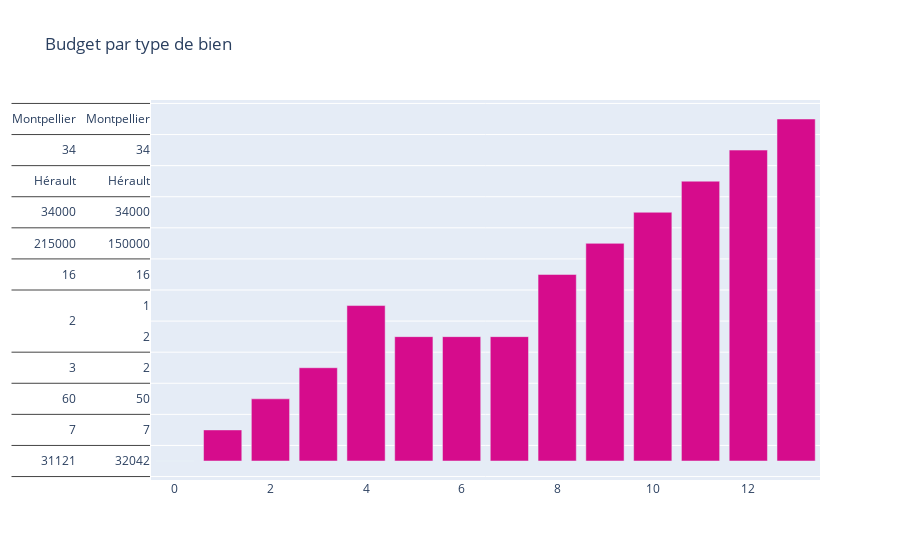

Notebook code cell kept with this figure:
### Code cell
trace0 = go.Bar(
    y=df4.loc[df4['TypeProjet'] == 2],
    name = 'Maison',
    marker = dict(color = 'rgb(214, 12, 140)',))
data=[trace0]
layout= go.Layout(title='Budget par type de bien')
fig = go.Figure(data=data,layout=layout)
fig.show()

### Figure 1 — Plotly figure (JSON) as saved in the notebook; plotly's stock layout.template omitted (floating-point values rounded to 4 significant figures; data arrays with more than 128 entries replaced by an {"elided": "..."} marker saying what was removed)
{"data": [{"marker": {"color": "rgb(214, 12, 140)"}, "name": "Maison", "type": "bar", "y": {"elided": "13x14 mixed values"}}], "layout": {"title": {"text": "Budget par type de bien"}}}
